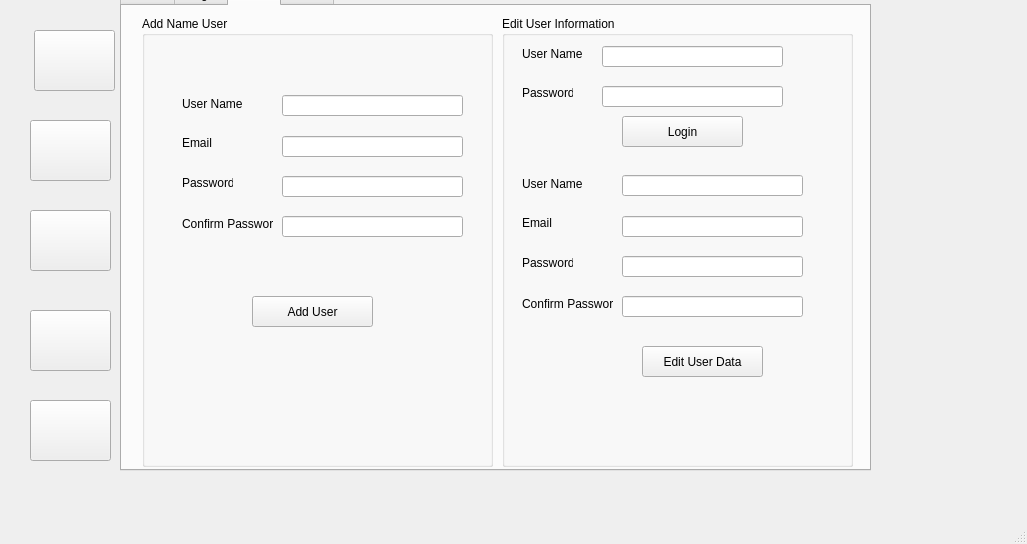
<?xml version="1.0" encoding="UTF-8"?>
<ui version="4.0">
 <class>MainWindow</class>
 <widget class="QMainWindow" name="MainWindow">
  <property name="geometry">
   <rect>
    <x>0</x>
    <y>0</y>
    <width>1027</width>
    <height>544</height>
   </rect>
  </property>
  <property name="windowTitle">
   <string>MainWindow</string>
  </property>
  <widget class="QWidget" name="centralwidget">
   <widget class="QPushButton" name="pushButton">
    <property name="geometry">
     <rect>
      <x>34</x>
      <y>30</y>
      <width>81</width>
      <height>61</height>
     </rect>
    </property>
    <property name="text">
     <string/>
    </property>
    <property name="icon">
     <iconset resource="icons.qrc">
      <normaloff>:/icons/today.png</normaloff>:/icons/today.png</iconset>
    </property>
    <property name="iconSize">
     <size>
      <width>60</width>
      <height>60</height>
     </size>
    </property>
   </widget>
   <widget class="QPushButton" name="pushButton_2">
    <property name="geometry">
     <rect>
      <x>30</x>
      <y>120</y>
      <width>81</width>
      <height>61</height>
     </rect>
    </property>
    <property name="text">
     <string/>
    </property>
    <property name="icon">
     <iconset resource="icons.qrc">
      <normaloff>:/icons/books.png</normaloff>:/icons/books.png</iconset>
    </property>
    <property name="iconSize">
     <size>
      <width>60</width>
      <height>60</height>
     </size>
    </property>
   </widget>
   <widget class="QPushButton" name="pushButton_3">
    <property name="geometry">
     <rect>
      <x>30</x>
      <y>210</y>
      <width>81</width>
      <height>61</height>
     </rect>
    </property>
    <property name="text">
     <string/>
    </property>
    <property name="icon">
     <iconset resource="icons.qrc">
      <normaloff>:/icons/users.png</normaloff>:/icons/users.png</iconset>
    </property>
    <property name="iconSize">
     <size>
      <width>60</width>
      <height>60</height>
     </size>
    </property>
   </widget>
   <widget class="QPushButton" name="pushButton_4">
    <property name="geometry">
     <rect>
      <x>30</x>
      <y>310</y>
      <width>81</width>
      <height>61</height>
     </rect>
    </property>
    <property name="text">
     <string/>
    </property>
    <property name="icon">
     <iconset resource="icons.qrc">
      <normaloff>:/icons/settings.png</normaloff>:/icons/settings.png</iconset>
    </property>
    <property name="iconSize">
     <size>
      <width>60</width>
      <height>60</height>
     </size>
    </property>
   </widget>
   <widget class="QPushButton" name="pushButton_5">
    <property name="geometry">
     <rect>
      <x>30</x>
      <y>400</y>
      <width>81</width>
      <height>61</height>
     </rect>
    </property>
    <property name="text">
     <string/>
    </property>
    <property name="icon">
     <iconset resource="icons.qrc">
      <normaloff>:/icons/themes.jpeg</normaloff>:/icons/themes.jpeg</iconset>
    </property>
    <property name="iconSize">
     <size>
      <width>60</width>
      <height>60</height>
     </size>
    </property>
   </widget>
   <widget class="QTabWidget" name="tabWidget">
    <property name="geometry">
     <rect>
      <x>120</x>
      <y>-20</y>
      <width>751</width>
      <height>491</height>
     </rect>
    </property>
    <property name="currentIndex">
     <number>2</number>
    </property>
    <widget class="QWidget" name="tab">
     <attribute name="title">
      <string>Tab 1</string>
     </attribute>
     <widget class="QTableWidget" name="tableWidget">
      <property name="geometry">
       <rect>
        <x>-5</x>
        <y>120</y>
        <width>621</width>
        <height>321</height>
       </rect>
      </property>
      <column>
       <property name="text">
        <string>Book code</string>
       </property>
      </column>
      <column>
       <property name="text">
        <string>Book title</string>
       </property>
      </column>
      <column>
       <property name="text">
        <string>Book author</string>
       </property>
      </column>
      <column>
       <property name="text">
        <string>Book publisher</string>
       </property>
      </column>
      <column>
       <property name="text">
        <string>Book category</string>
       </property>
      </column>
      <column>
       <property name="text">
        <string>Book price</string>
       </property>
      </column>
     </widget>
     <widget class="QPushButton" name="pushButton_6">
      <property name="geometry">
       <rect>
        <x>530</x>
        <y>40</y>
        <width>75</width>
        <height>23</height>
       </rect>
      </property>
      <property name="text">
       <string>Add</string>
      </property>
     </widget>
     <widget class="QLineEdit" name="lineEdit">
      <property name="geometry">
       <rect>
        <x>20</x>
        <y>40</y>
        <width>191</width>
        <height>21</height>
       </rect>
      </property>
     </widget>
     <widget class="QComboBox" name="comboBox">
      <property name="enabled">
       <bool>true</bool>
      </property>
      <property name="geometry">
       <rect>
        <x>280</x>
        <y>40</y>
        <width>71</width>
        <height>22</height>
       </rect>
      </property>
      <property name="duplicatesEnabled">
       <bool>true</bool>
      </property>
      <item>
       <property name="text">
        <string>Rent</string>
       </property>
      </item>
      <item>
       <property name="text">
        <string>Retrieve</string>
       </property>
      </item>
     </widget>
     <widget class="QComboBox" name="comboBox_2">
      <property name="geometry">
       <rect>
        <x>420</x>
        <y>40</y>
        <width>62</width>
        <height>22</height>
       </rect>
      </property>
      <item>
       <property name="text">
        <string>1 day</string>
       </property>
      </item>
      <item>
       <property name="text">
        <string>2 days</string>
       </property>
      </item>
      <item>
       <property name="text">
        <string>3 days</string>
       </property>
      </item>
      <item>
       <property name="text">
        <string>4 days</string>
       </property>
      </item>
      <item>
       <property name="text">
        <string>5 days</string>
       </property>
      </item>
      <item>
       <property name="text">
        <string>10 days</string>
       </property>
      </item>
     </widget>
     <widget class="QLabel" name="label">
      <property name="geometry">
       <rect>
        <x>240</x>
        <y>40</y>
        <width>51</width>
        <height>13</height>
       </rect>
      </property>
      <property name="text">
       <string>Type</string>
      </property>
     </widget>
     <widget class="QLabel" name="label_2">
      <property name="geometry">
       <rect>
        <x>380</x>
        <y>40</y>
        <width>51</width>
        <height>13</height>
       </rect>
      </property>
      <property name="text">
       <string>Days</string>
      </property>
     </widget>
    </widget>
    <widget class="QWidget" name="tab_3">
     <attribute name="title">
      <string>Page</string>
     </attribute>
    </widget>
    <widget class="QWidget" name="tab_4">
     <attribute name="title">
      <string>Page</string>
     </attribute>
     <widget class="QGroupBox" name="groupBox">
      <property name="geometry">
       <rect>
        <x>20</x>
        <y>10</y>
        <width>351</width>
        <height>451</height>
       </rect>
      </property>
      <property name="title">
       <string>Add Name User</string>
      </property>
      <widget class="QLabel" name="label_3">
       <property name="geometry">
        <rect>
         <x>40</x>
         <y>80</y>
         <width>61</width>
         <height>16</height>
        </rect>
       </property>
       <property name="text">
        <string>User Name</string>
       </property>
      </widget>
      <widget class="QLabel" name="label_4">
       <property name="geometry">
        <rect>
         <x>40</x>
         <y>160</y>
         <width>51</width>
         <height>13</height>
        </rect>
       </property>
       <property name="text">
        <string>Password</string>
       </property>
      </widget>
      <widget class="QLabel" name="label_5">
       <property name="geometry">
        <rect>
         <x>40</x>
         <y>120</y>
         <width>51</width>
         <height>13</height>
        </rect>
       </property>
       <property name="text">
        <string>Email</string>
       </property>
      </widget>
      <widget class="QLabel" name="label_6">
       <property name="geometry">
        <rect>
         <x>40</x>
         <y>200</y>
         <width>91</width>
         <height>16</height>
        </rect>
       </property>
       <property name="text">
        <string>Confirm Password</string>
       </property>
      </widget>
      <widget class="QLineEdit" name="lineEdit_2">
       <property name="geometry">
        <rect>
         <x>140</x>
         <y>79</y>
         <width>181</width>
         <height>21</height>
        </rect>
       </property>
      </widget>
      <widget class="QLineEdit" name="lineEdit_3">
       <property name="geometry">
        <rect>
         <x>140</x>
         <y>120</y>
         <width>181</width>
         <height>21</height>
        </rect>
       </property>
      </widget>
      <widget class="QLineEdit" name="lineEdit_5">
       <property name="geometry">
        <rect>
         <x>140</x>
         <y>200</y>
         <width>181</width>
         <height>21</height>
        </rect>
       </property>
       <property name="echoMode">
        <enum>QLineEdit::Password</enum>
       </property>
      </widget>
      <widget class="QGroupBox" name="groupBox_3">
       <property name="geometry">
        <rect>
         <x>360</x>
         <y>90</y>
         <width>351</width>
         <height>421</height>
        </rect>
       </property>
       <property name="title">
        <string>Edit User Information</string>
       </property>
       <widget class="QLineEdit" name="lineEdit_8">
        <property name="geometry">
         <rect>
          <x>100</x>
          <y>30</y>
          <width>181</width>
          <height>21</height>
         </rect>
        </property>
       </widget>
       <widget class="QLabel" name="label_9">
        <property name="geometry">
         <rect>
          <x>20</x>
          <y>70</y>
          <width>51</width>
          <height>13</height>
         </rect>
        </property>
        <property name="text">
         <string>Password</string>
        </property>
       </widget>
       <widget class="QLabel" name="label_10">
        <property name="geometry">
         <rect>
          <x>20</x>
          <y>30</y>
          <width>61</width>
          <height>16</height>
         </rect>
        </property>
        <property name="text">
         <string>User Name</string>
        </property>
       </widget>
       <widget class="QLineEdit" name="lineEdit_9">
        <property name="geometry">
         <rect>
          <x>100</x>
          <y>70</y>
          <width>181</width>
          <height>21</height>
         </rect>
        </property>
       </widget>
       <widget class="QPushButton" name="pushButton_9">
        <property name="geometry">
         <rect>
          <x>120</x>
          <y>100</y>
          <width>121</width>
          <height>31</height>
         </rect>
        </property>
        <property name="text">
         <string>Login</string>
        </property>
       </widget>
      </widget>
      <widget class="QPushButton" name="pushButton_7">
       <property name="geometry">
        <rect>
         <x>110</x>
         <y>280</y>
         <width>121</width>
         <height>31</height>
        </rect>
       </property>
       <property name="text">
        <string>Add User</string>
       </property>
      </widget>
      <widget class="QLineEdit" name="lineEdit_16">
       <property name="geometry">
        <rect>
         <x>140</x>
         <y>160</y>
         <width>181</width>
         <height>21</height>
        </rect>
       </property>
       <property name="echoMode">
        <enum>QLineEdit::Password</enum>
       </property>
      </widget>
     </widget>
     <widget class="QGroupBox" name="groupBox_2">
      <property name="geometry">
       <rect>
        <x>380</x>
        <y>10</y>
        <width>351</width>
        <height>451</height>
       </rect>
      </property>
      <property name="title">
       <string>Edit User Information</string>
      </property>
      <widget class="QLineEdit" name="lineEdit_6">
       <property name="geometry">
        <rect>
         <x>100</x>
         <y>30</y>
         <width>181</width>
         <height>21</height>
        </rect>
       </property>
      </widget>
      <widget class="QLabel" name="label_7">
       <property name="geometry">
        <rect>
         <x>20</x>
         <y>70</y>
         <width>51</width>
         <height>13</height>
        </rect>
       </property>
       <property name="text">
        <string>Password</string>
       </property>
      </widget>
      <widget class="QLabel" name="label_8">
       <property name="geometry">
        <rect>
         <x>20</x>
         <y>30</y>
         <width>61</width>
         <height>16</height>
        </rect>
       </property>
       <property name="text">
        <string>User Name</string>
       </property>
      </widget>
      <widget class="QLineEdit" name="lineEdit_7">
       <property name="geometry">
        <rect>
         <x>100</x>
         <y>70</y>
         <width>181</width>
         <height>21</height>
        </rect>
       </property>
       <property name="echoMode">
        <enum>QLineEdit::Password</enum>
       </property>
      </widget>
      <widget class="QPushButton" name="pushButton_8">
       <property name="geometry">
        <rect>
         <x>120</x>
         <y>100</y>
         <width>121</width>
         <height>31</height>
        </rect>
       </property>
       <property name="text">
        <string>Login</string>
       </property>
      </widget>
      <widget class="QLineEdit" name="lineEdit_15">
       <property name="geometry">
        <rect>
         <x>120</x>
         <y>200</y>
         <width>181</width>
         <height>21</height>
        </rect>
       </property>
      </widget>
      <widget class="QLabel" name="label_13">
       <property name="geometry">
        <rect>
         <x>20</x>
         <y>200</y>
         <width>51</width>
         <height>13</height>
        </rect>
       </property>
       <property name="text">
        <string>Email</string>
       </property>
      </widget>
      <widget class="QGroupBox" name="groupBox_4">
       <property name="geometry">
        <rect>
         <x>360</x>
         <y>90</y>
         <width>351</width>
         <height>421</height>
        </rect>
       </property>
       <property name="title">
        <string>Edit User Information</string>
       </property>
       <widget class="QLineEdit" name="lineEdit_12">
        <property name="geometry">
         <rect>
          <x>100</x>
          <y>30</y>
          <width>181</width>
          <height>21</height>
         </rect>
        </property>
       </widget>
       <widget class="QLabel" name="label_14">
        <property name="geometry">
         <rect>
          <x>20</x>
          <y>70</y>
          <width>51</width>
          <height>13</height>
         </rect>
        </property>
        <property name="text">
         <string>Password</string>
        </property>
       </widget>
       <widget class="QLabel" name="label_15">
        <property name="geometry">
         <rect>
          <x>20</x>
          <y>30</y>
          <width>61</width>
          <height>16</height>
         </rect>
        </property>
        <property name="text">
         <string>User Name</string>
        </property>
       </widget>
       <widget class="QLineEdit" name="lineEdit_13">
        <property name="geometry">
         <rect>
          <x>100</x>
          <y>70</y>
          <width>181</width>
          <height>21</height>
         </rect>
        </property>
       </widget>
       <widget class="QPushButton" name="pushButton_10">
        <property name="geometry">
         <rect>
          <x>120</x>
          <y>100</y>
          <width>121</width>
          <height>31</height>
         </rect>
        </property>
        <property name="text">
         <string>Login</string>
        </property>
       </widget>
      </widget>
      <widget class="QLineEdit" name="lineEdit_11">
       <property name="geometry">
        <rect>
         <x>120</x>
         <y>280</y>
         <width>181</width>
         <height>21</height>
        </rect>
       </property>
       <property name="echoMode">
        <enum>QLineEdit::Password</enum>
       </property>
      </widget>
      <widget class="QLabel" name="label_16">
       <property name="geometry">
        <rect>
         <x>20</x>
         <y>160</y>
         <width>61</width>
         <height>16</height>
        </rect>
       </property>
       <property name="text">
        <string>User Name</string>
       </property>
      </widget>
      <widget class="QLineEdit" name="lineEdit_10">
       <property name="geometry">
        <rect>
         <x>120</x>
         <y>159</y>
         <width>181</width>
         <height>21</height>
        </rect>
       </property>
      </widget>
      <widget class="QLabel" name="label_11">
       <property name="geometry">
        <rect>
         <x>20</x>
         <y>240</y>
         <width>51</width>
         <height>13</height>
        </rect>
       </property>
       <property name="text">
        <string>Password</string>
       </property>
      </widget>
      <widget class="QLineEdit" name="lineEdit_14">
       <property name="geometry">
        <rect>
         <x>120</x>
         <y>240</y>
         <width>181</width>
         <height>21</height>
        </rect>
       </property>
       <property name="echoMode">
        <enum>QLineEdit::Password</enum>
       </property>
      </widget>
      <widget class="QLabel" name="label_12">
       <property name="geometry">
        <rect>
         <x>20</x>
         <y>280</y>
         <width>91</width>
         <height>16</height>
        </rect>
       </property>
       <property name="text">
        <string>Confirm Password</string>
       </property>
      </widget>
      <widget class="QPushButton" name="pushButton_11">
       <property name="geometry">
        <rect>
         <x>140</x>
         <y>330</y>
         <width>121</width>
         <height>31</height>
        </rect>
       </property>
       <property name="text">
        <string>Edit User Data</string>
       </property>
      </widget>
     </widget>
    </widget>
    <widget class="QWidget" name="tab_2">
     <attribute name="title">
      <string>Tab 2</string>
     </attribute>
    </widget>
   </widget>
  </widget>
  <widget class="QMenuBar" name="menubar">
   <property name="geometry">
    <rect>
     <x>0</x>
     <y>0</y>
     <width>1027</width>
     <height>19</height>
    </rect>
   </property>
  </widget>
  <widget class="QStatusBar" name="statusbar"/>
 </widget>
 <resources>
  <include location="icons.qrc"/>
 </resources>
 <connections/>
</ui>
